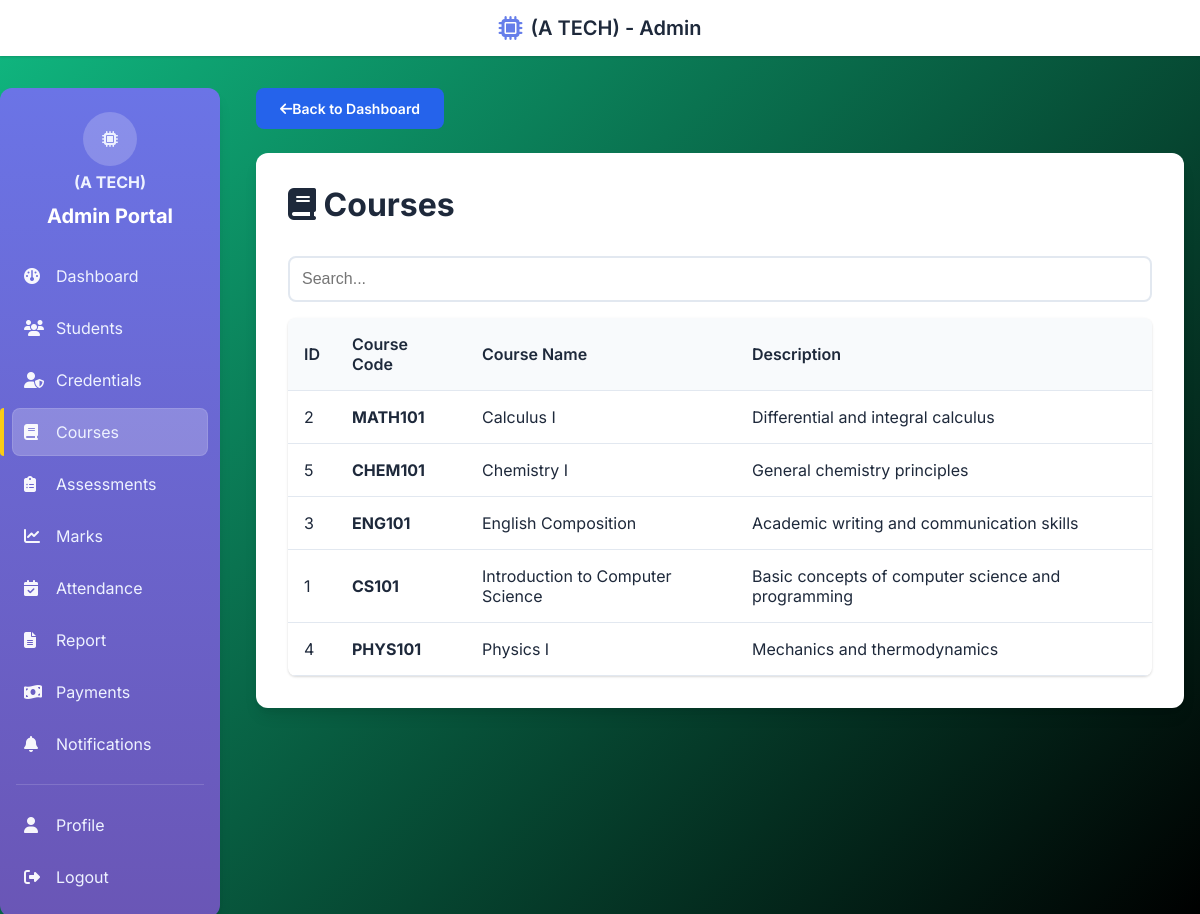
Page /course.php (signed in) on the committed database.
### tables this page shows
CREATE TABLE courses (
    id INT AUTO_INCREMENT PRIMARY KEY,
    course_code VARCHAR(20) UNIQUE NOT NULL,
    course_name VARCHAR(100) NOT NULL,
    description TEXT,
    credits INT DEFAULT 3,
    status ENUM('Active', 'Inactive') DEFAULT 'Active',
    created_at TIMESTAMP DEFAULT CURRENT_TIMESTAMP,
    updated_at TIMESTAMP DEFAULT CURRENT_TIMESTAMP ON UPDATE CURRENT_TIMESTAMP
);

### course.php (the view, shortened to what this page needs)
<?php
require_once 'includes/header.php';
$result = $conn->query("SELECT * FROM courses ORDER BY course_name");
?>
<div class="container">
    <div style="margin-bottom: 1.5rem;">
        <a href="dashboard.php" class="btn btn-primary" style="padding: 0.75rem 1.5rem; text-decoration: none;">
            <i class="fas fa-arrow-left"></i> Back to Dashboard
        </a>
    </div>
    <div class="card">
        <div style="display: flex; justify-content: space-between; align-items: center; margin-bottom: 2rem;">
            <h1><i class="fas fa-book"></i> Courses</h1>
        </div>
        <table class="table data-table">
            <thead>
                <tr>
                    <th>ID</th>
                    <th>Course Code</th>
                    <th>Course Name</th>
                    <th>Description</th>
                </tr>
            </thead>
            <tbody>
                <?php while($row = $result->fetch_assoc()): ?>
                <tr>
                    <td><?= $row['id'] ?></td>
                    <td><strong><?= htmlspecialchars($row['course_code']) ?></strong></td>
                    <td><?= htmlspecialchars($row['course_name']) ?></td>
                    <td><?= htmlspecialchars($row['description']) ?></td>
                </tr>
                <?php endwhile; ?>
            </tbody>
        </table>
    </div>
</div>
<?php require_once 'includes/footer.php'; ?>

### assets/css/style.css (style rules this page uses)
:root { --primary-color: #2563eb; --secondary-color: #64748b; --success-color: #10b981; --danger-color: #ef4444; --warning-color: #f59e0b; --info-color: #0ea5e9; --dark-color: #1e293b; --light-color: #f8fafc; --border-color: #e2e8f0; --shadow: 0 1px 3px 0 rgba(0, 0, 0, 0.1), 0 1px 2px 0 rgba(0, 0, 0, 0.06); --shadow-lg: 0 10px 15px -3px rgba(0, 0, 0, 0.1), 0 4px 6px -2px rgba(0, 0, 0, 0.05); }
* { margin: 0; padding: 0; box-sizing: border-box; }
html, body { font-family: 'Inter', -apple-system, BlinkMacSystemFont, sans-serif; background: linear-gradient(135deg, #10b981 0%, #000000 100%); min-height: 100vh; color: var(--dark-color); }
.container { max-width: 1400px; margin: 0 auto; padding: 0 1rem; }
.card { background: white; border-radius: 12px; box-shadow: var(--shadow-lg); padding: 2rem; margin: 1rem 0; transition: transform 0.18s ease, box-shadow 0.18s ease; }
.btn { display: inline-flex; align-items: center; justify-content: center; padding: 0.75rem 1.5rem; border: none; border-radius: 8px; font-weight: 600; text-decoration: none; cursor: pointer; transition: all 0.2s; font-size: 0.875rem; }
.btn-primary { background: var(--primary-color); color: white; }
.table { width: 100%; border-collapse: collapse; background: white; border-radius: 8px; overflow: hidden; box-shadow: var(--shadow); }
.table th, .table td { padding: 1rem; text-align: left; border-bottom: 1px solid var(--border-color); }
.table th { background: var(--light-color); font-weight: 600; color: var(--dark-color); }

### rows in the picture
courses: id "2", course_code "MATH101", course_name "Calculus I", description "Differential and integral calculus"
courses: id "5", course_code "CHEM101", course_name "Chemistry I", description "General chemistry principles"
courses: id "3", course_code "ENG101", course_name "English Composition", description "Academic writing and communication skills"
courses: id "1", course_code "CS101", course_name "Introduction to Computer Science", description "Basic concepts of computer science and programming"
courses: id "4", course_code "PHYS101", course_name "Physics I", description "Mechanics and thermodynamics"
